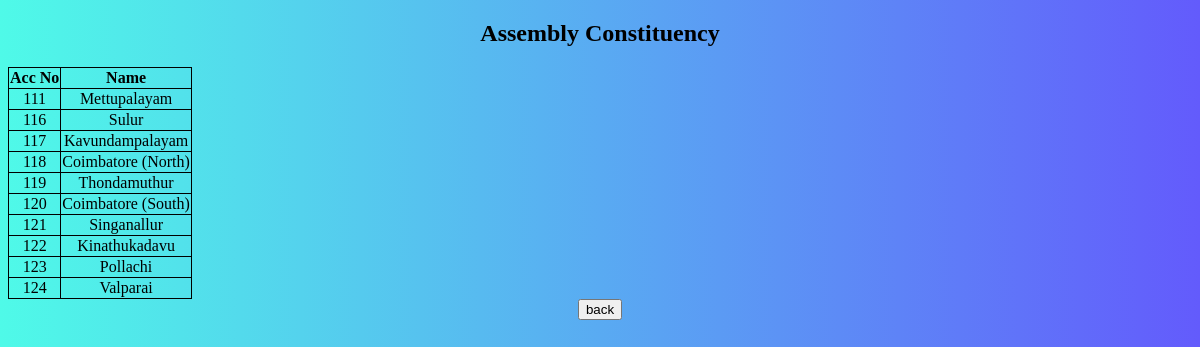
The app's page /display_accno.php with its own data.
### tables this page shows
CREATE TABLE `acc` (
  `Accno` varchar(3) NOT NULL,
  `Details` varchar(50) NOT NULL
);

### display_accno.php (the view, shortened to what this page needs)
<!DOCTYPE html>
    <html lang="en">
    <head>
        <link rel="stylesheet" href="voting.css">
    </head>
    <body >
        <h2>Assembly Constituency</h2>
        <table>
<?php
$servername = "localhost";
$username = "root";
$password = "";
$dbname = "voting";
$conn = new mysqli($servername, $username, $password, $dbname);
$sql = "SELECT * FROM acc";
$result = $conn->query($sql);
if ($result->num_rows > 0) {
    echo "<tr><th>Acc No</th><th>Name</th></tr>";
    while ($row = $result->fetch_assoc()) {
        echo "<tr><td>".$row["Accno"]."</td><td>".$row["Details"]."</td></tr>";
    }
} else {
    echo "No results found.";
}
?>
</table>
<input type="button" value="back" onclick= "redirectTo('adminindex.php')" class="back">
</body>

### voting.css (style rules this page uses)
body { background-image: linear-gradient(to right,#4ffae8,#635bfc); padding-top: 0px; border-top: 0px; margin-top: 0px; text-align: center; }
table,th, td { border: 1px solid black; border-collapse: collapse; }
.back { text-align: left; }

### records on screen
acc: Accno "111", Details "Mettupalayam"
acc: Accno "116", Details "Sulur"
acc: Accno "117", Details "Kavundampalayam"
acc: Accno "118", Details "Coimbatore (North)"
acc: Accno "119", Details "Thondamuthur"
acc: Accno "120", Details "Coimbatore (South)"
acc: Accno "121", Details "Singanallur"
acc: Accno "122", Details "Kinathukadavu"
acc: Accno "123", Details "Pollachi"
acc: Accno "124", Details "Valparai"
